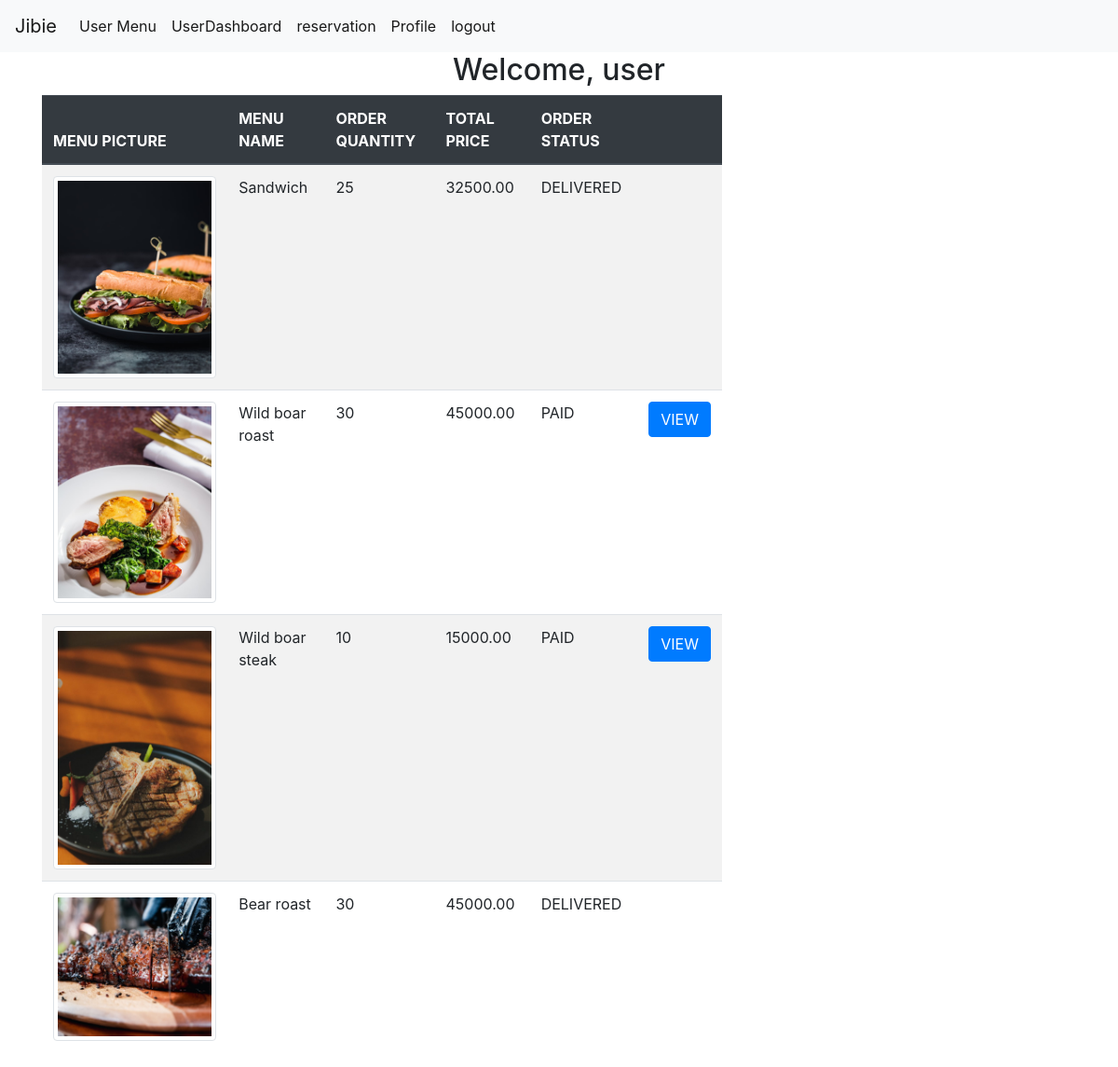
Page /views/userDashboard.php (signed in) on the committed database.
### tables this page shows
CREATE TABLE `orders` (
  `order_id` int(11) NOT NULL,
  `user_id` int(11) NOT NULL,
  `menu_id` int(11) NOT NULL,
  `order_quantity` int(11) NOT NULL,
  `total_price` float(50,2) NOT NULL,
  `order_status` varchar(20) NOT NULL DEFAULT 'PENDING'
);

CREATE TABLE `menu` (
  `menu_id` int(11) NOT NULL,
  `menu_name` varchar(20) NOT NULL,
  `menu_price` float NOT NULL,
  `stock_quantity` int(11) NOT NULL,
  `menu_picture` varchar(50) DEFAULT NULL
);

### class/Database.php (called while the page is built, shortened)
<?php
  class Database{
    private $servername = "localhost";
    private $db_username = "root";
    private $db_password = "root";
    private $database = "daichi_portfolio";
    public function __construct(){
      $this->conn = new mysqli($this->servername,$this->db_username,
      $this->db_password, $this->database);
      return $this->conn;
    }
  }
?>

### action/menuAction.php (called while the page is built, shortened)
<?php
  require_once '../class/Menu.php';
  $menu = new Menu();
?>

### class/Menu.php (called while the page is built, shortened)
<?php
  require_once 'Database.php';
  class Menu extends Database{
        public function displayOrders($user_id){
          $sql = "SELECT * FROM orders INNER JOIN menu ON orders.menu_id = menu.menu_id WHERE user_id = '$user_id'";
          $result = $this->conn->query($sql);
          $rows = array();
          if($result->num_rows > 0){
            while($row = $result->fetch_assoc()){
                  $rows[] = $row;
            }
            return $rows;
          }else{
            return false;
          }
        }
  }
?>

### views/userDashboard.php (the view, shortened to what this page needs)
<?php
  include '../action/menuAction.php';
  $user_id = $_SESSION['login_id'];
  $order_list = $menu->displayOrders($user_id);
?>
<!DOCTYPE html>
<html lang="en">
<head>
  <link rel="stylesheet" href="https://stackpath.bootstrapcdn.com/bootstrap/4.5.2/css/bootstrap.min.css">
</head>
<body>
<nav class="navbar navbar-expand-lg navbar-light bg-light">
  <a class="navbar-brand" href="../index.php">Jibie</a>
  <div class="collapse navbar-collapse" id="navbarSupportedContent">
    <ul class="navbar-nav mr-auto">
      <li class="nav-item active">
        <a class="nav-link" href="../views/userMenu.php">User Menu<span class="sr-only">(current)</span></a>
      </li>
      <li class="nav-item active">
        <a class="nav-link" href="../views/userDashboard.php">UserDashboard<span class="sr-only">(current)</span></a>
      </li>
      <li class="nav-item active">
        <a class="nav-link" href="../views/reservation.php">reservation<span class="sr-only">(current)</span></a>
      </li>
      <li class="nav-item active">
        <a class="nav-link" href="../views/Profile.php">Profile<span class="sr-only">(current)</span></a>
      </li>
      <li class="nav-item active">
        <a class="nav-link" href="../views/logout.php">logout<span class="sr-only">(current)</span></a>
      </li>
  </div>
</nav>
    <div class="container">
      <h2 class="text-center">Welcome, <?php echo $_SESSION['username']?></h2>
      <div class="row">
        <div class="col-8">
            <table class="table table-hover table-striped table-borderd">
            <thead class="thead-dark text-uppercase">
              <th>menu picture</th>
              <th>menu name</th>
              <th>order quantity</th>
              <th>total price</th>
              <th>order status</th>
              <th></th>
            </thead>
            <tbody>
              <?php
                if($order_list){
                  foreach($order_list as $order_detail){
                    $image = $order_detail['menu_picture'];
                ?>
                  <tr>
                    <td><img src="../uploads/<?php echo $image?>" alt="" class="img-thumbnail"></td>
                    <td><?php echo $order_detail['menu_name']?></td>
                    <td><?php echo $order_detail['order_quantity']?></td>
                    <td><?php echo $order_detail['total_price']?></td>
                    <td><?php echo $order_detail['order_status']?></td>
                    <td>
                    <?php
                      if($order_detail['order_status'] == "PENDING"){
                    ?>
                      <a href="payment.php?order_id=<?php echo $order_detail['order_id']?>" class="btn btn-danger">BUY</a>
                    <?php
                      }elseif($order_detail['order_status'] == "PAID"){
                    ?>
                    <a href="viewOrder.php?order_id=<?php echo $order_detail['order_id']?>" class="btn btn-primary">VIEW</a>
                    <?php
                      }
                    ?>
                    </td>
                  </tr>
                <?php
                  }
                }else{
                ?>
                <tr>
                  <td colspan = 5 class="text-center">No Records Found</td>
                </tr>
                <?php
                  }
                ?>
            </tbody>
          </table>
        </div>
      </div>
    </div>
</body>
</html>

### rows in the picture
orders: menu.menu_picture (picture), menu.menu_name "Sandwich", order_quantity "25", total_price "32500.00", order_status "DELIVERED"
orders: menu.menu_picture (picture), menu.menu_name "Wild boar roast", order_quantity "30", total_price "45000.00", order_status "PAID"
orders: menu.menu_picture (picture), menu.menu_name "Wild boar steak", order_quantity "10", total_price "15000.00", order_status "PAID"
orders: menu.menu_picture (picture), menu.menu_name "Bear roast", order_quantity "30", total_price "45000.00", order_status "DELIVERED"

### other values in the picture
$_SESSION['username'] "user"
